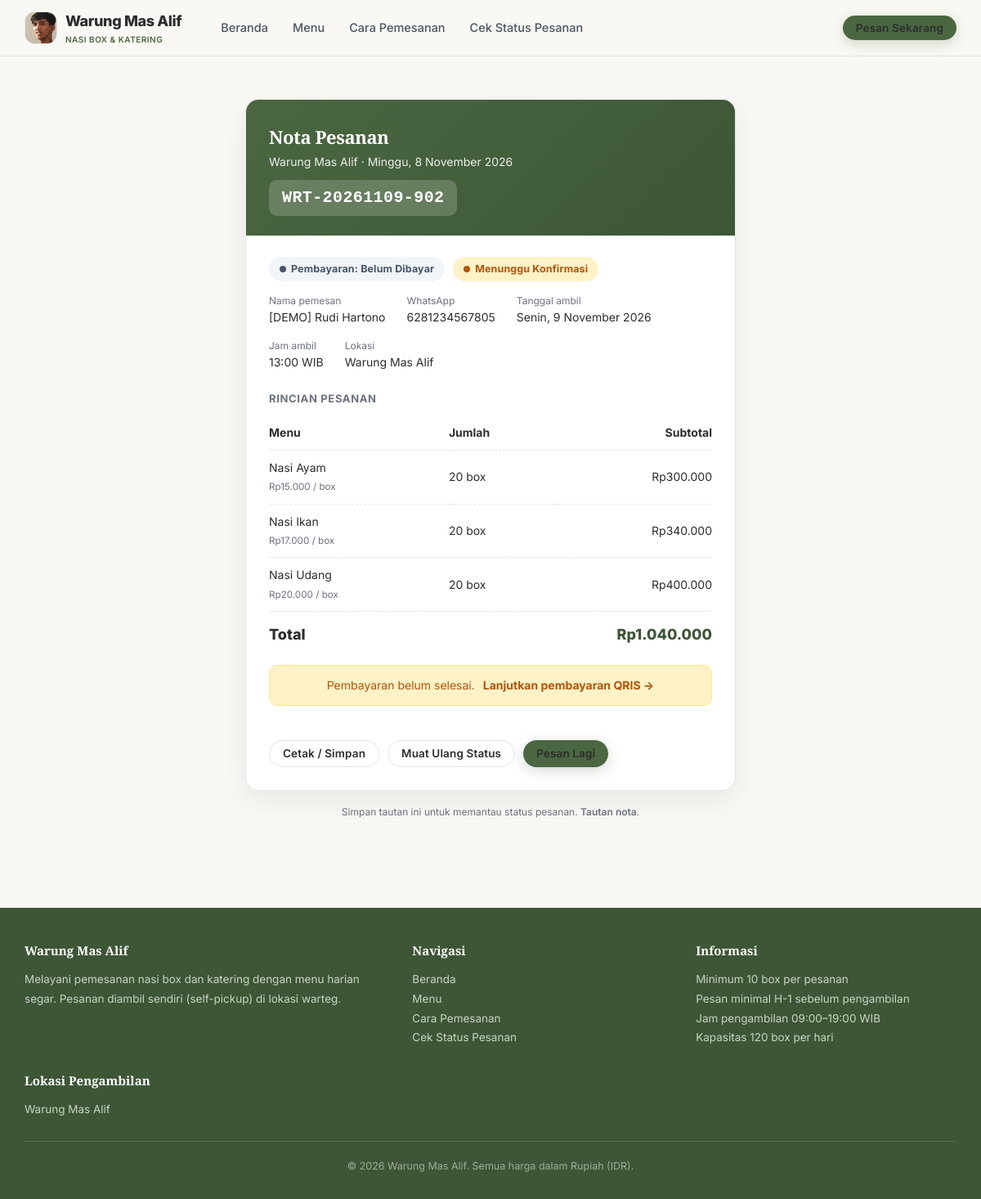
Page /warteg/warteg/nota.php?kode=WRT-20261109-902 on the committed database.
### tables this page shows
CREATE TABLE IF NOT EXISTS pesanan (
  id              INT UNSIGNED NOT NULL AUTO_INCREMENT,
  kode            VARCHAR(30)  NOT NULL,
  nama_pelanggan  VARCHAR(100) NOT NULL,
  no_wa           VARCHAR(20)  NOT NULL COMMENT 'format internasional, mis. 6281234567890',
  tanggal_ambil   DATE         NOT NULL,
  jam_ambil       TIME         NOT NULL,
  total_box       INT UNSIGNED NOT NULL,
  total_harga     BIGINT UNSIGNED NOT NULL,
  status          ENUM('Menunggu Konfirmasi','Sedang Dimasak','Siap Diambil')
                  NOT NULL DEFAULT 'Menunggu Konfirmasi',
  dibuat_pada     TIMESTAMP    NOT NULL DEFAULT CURRENT_TIMESTAMP,
  PRIMARY KEY (id),
  UNIQUE KEY uq_pesanan_kode (kode),
  KEY idx_pesanan_tanggal_status (tanggal_ambil, status),
  KEY idx_pesanan_nama (nama_pelanggan),
  CONSTRAINT ck_pesanan_box CHECK (total_box > 0)
);

CREATE TABLE IF NOT EXISTS detail_pesanan (
  id           INT UNSIGNED NOT NULL AUTO_INCREMENT,
  pesanan_id   INT UNSIGNED NOT NULL,
  menu_id      INT UNSIGNED NOT NULL,
  jumlah       INT UNSIGNED NOT NULL,
  harga_satuan INT UNSIGNED NOT NULL,
  subtotal     BIGINT UNSIGNED NOT NULL,
  PRIMARY KEY (id),
  UNIQUE KEY uq_detail_pesanan_menu (pesanan_id, menu_id),
  KEY idx_detail_menu (menu_id),
  CONSTRAINT fk_detail_pesanan FOREIGN KEY (pesanan_id) REFERENCES pesanan(id)
    ON UPDATE CASCADE ON DELETE CASCADE,
  CONSTRAINT fk_detail_menu FOREIGN KEY (menu_id) REFERENCES menu(id)
    ON UPDATE CASCADE ON DELETE RESTRICT,
  CONSTRAINT ck_detail_jumlah CHECK (jumlah > 0)
);

CREATE TABLE IF NOT EXISTS menu (
  id        INT UNSIGNED NOT NULL AUTO_INCREMENT,
  nama      VARCHAR(100) NOT NULL,
  kategori  ENUM('nasi','lauk','sayur', 'paket a', 'paket b', 'paket c') NOT NULL DEFAULT 'nasi',
  harga     INT UNSIGNED NOT NULL,
  foto      VARCHAR(255) NULL COMMENT 'nama file di folder uploads/menu/',
  aktif     TINYINT(1)   NOT NULL DEFAULT 1,
  PRIMARY KEY (id),
  UNIQUE KEY uq_menu_nama (nama)
);

### warteg/warteg/includes/pembayaran_service.php (called while the page is built, shortened)
<?php
function status_bayar_label(string $s, string $bhs = 'id'): string {
    $peta = [
        BAYAR_BELUM                => ['Belum Dibayar', 'Unpaid'],
        BAYAR_MENUNGGU             => ['Menunggu Pembayaran', 'Awaiting Payment'],
        BAYAR_MENUNGGU_VERIFIKASI  => ['Menunggu Verifikasi', 'Awaiting Verification'],
        BAYAR_BERHASIL             => ['Lunas', 'Paid'],
        BAYAR_DITOLAK              => ['Ditolak', 'Rejected'],
        BAYAR_GAGAL                => ['Gagal', 'Failed'],
        BAYAR_KEDALUWARSA          => ['Kedaluwarsa', 'Expired'],
        BAYAR_BATAL                => ['Dibatalkan', 'Cancelled'],
    ];
    return ($peta[$s] ?? ['Menunggu Pembayaran', 'Awaiting Payment'])[$bhs === 'en' ? 1 : 0];
}
function kelas_status_bayar(string $s): string {
    return [
        BAYAR_BELUM                => 'bayar-abu',
        BAYAR_MENUNGGU             => 'bayar-kuning',
        BAYAR_MENUNGGU_VERIFIKASI  => 'bayar-oranye',
        BAYAR_BERHASIL             => 'bayar-hijau',
        BAYAR_DITOLAK              => 'bayar-merah',
        BAYAR_GAGAL                => 'bayar-merah',
        BAYAR_KEDALUWARSA          => 'bayar-abu',
        BAYAR_BATAL                => 'bayar-abu',
    ][$s] ?? 'bayar-abu';
}

### warteg/warteg/nota.php (the view, shortened to what this page needs)
<?php
require_once __DIR__ . '/includes/bootstrap.php';
$kode  = trim((string)($_GET['kode'] ?? ''));
$token = trim((string)($_GET['t'] ?? ''));
$pesanan = null;
$detail = [];
$galat = '';
if ($kode === '') {
    $galat = 'Kode pesanan tidak diberikan.';
} else {
    $pesanan = db_row($kon, 'SELECT * FROM pesanan WHERE kode = ?', [$kode]);
    if (!$pesanan) {
        $galat = 'Pesanan tidak ditemukan.';
    } elseif (!empty($pesanan['token_nota']) && !hash_equals((string)$pesanan['token_nota'], $token)) {
        $galat = 'Tautan tidak valid. Gunakan tautan dari notifikasi pesanan Anda.';
        $pesanan = null;
    } else {
        $detail = db_all($kon, 'SELECT d.jumlah, d.harga_satuan, d.subtotal, m.nama FROM detail_pesanan d
            JOIN menu m ON m.id = d.menu_id WHERE d.pesanan_id = ? ORDER BY m.nama', [(int)$pesanan['id']]);
    }
}
require __DIR__ . '/includes/cust_atas.php';
?>
<section class="seksi">
    <div class="wadah" style="max-width:640px">
        <?php if ($galat !== ''): ?>
            <div class="panel-putih">
                <div class="alert alert-galat"><?= e($galat) ?></div>
                <p class="bantuan">Bila Anda pelanggan, buka tautan nota yang diberikan saat selesai memesan, atau hubungi admin.</p>
                <a href="<?= e(url('cek_status.php')) ?>" class="btn btn-garis">Cek Status Pesanan</a>
            </div>
        <?php else:
            $status_bayar = (string)($pesanan['status_bayar'] ?? BAYAR_BELUM);
            $url_pembayaran = url('pembayaran.php?kode=' . rawurlencode($pesanan['kode']) . '&t=' . rawurlencode((string)$pesanan['token_nota']));
            $url_nota = url('nota.php?kode=' . rawurlencode($pesanan['kode']) . '&t=' . rawurlencode((string)$pesanan['token_nota']));
        ?>
        <div class="nota-kartu">
            <div class="nota-atas">
                <h1>Nota Pesanan</h1>
                <p style="opacity:.9;font-size:14px"><?= e(NAMA_WARTEG) ?> &middot; <?= e(tanggal_id(date('Y-m-d'))) ?></p>
                <div class="kode"><?= e($pesanan['kode']) ?></div>
            </div>
            <div class="nota-isi">
                <div class="nota-seksi">
                    <div style="display:flex;gap:10px;flex-wrap:wrap;align-items:center;margin-bottom:14px">
                        <span class="badge <?= e(kelas_status_bayar($status_bayar)) ?>">Pembayaran: <?= e(status_bayar_label($status_bayar)) ?></span>
                        <?= badge_status((string)$pesanan['status']) ?>
                    </div>
                    <div class="nota-info">
                        <div class="item"><div class="label">Nama pemesan</div><div><?= e($pesanan['nama_pelanggan']) ?></div></div>
                        <div class="item"><div class="label">WhatsApp</div><div><?= e($pesanan['no_wa']) ?></div></div>
                        <div class="item"><div class="label">Tanggal ambil</div><div><?= e(tanggal_id((string)$pesanan['tanggal_ambil'])) ?></div></div>
                        <div class="item"><div class="label">Jam ambil</div><div><?= e(jam_pendek((string)$pesanan['jam_ambil'])) ?> WIB</div></div>
                        <div class="item"><div class="label">Lokasi</div><div><?= e(LOKASI_AMBIL) ?></div></div>
                    </div>
                </div>
                <div class="nota-seksi">
                    <h3>Rincian Pesanan</h3>
                    <table class="nota-rincian-tabel">
                        <thead><tr><th>Menu</th><th>Jumlah</th><th>Subtotal</th></tr></thead>
                        <tbody>
                        <?php foreach ($detail as $d): ?>
                            <tr>
                                <td><?= e($d['nama']) ?><br><small style="color:var(--c-redup)"><?= e(rupiah($d['harga_satuan'])) ?> / box</small></td>
                                <td><?= (int)$d['jumlah'] ?> box</td>
                                <td><?= e(rupiah($d['subtotal'])) ?></td>
                            </tr>
                        <?php endforeach; ?>
                        </tbody>
                    </table>
                    <div class="nota-total"><span>Total</span><span class="nilai"><?= e(rupiah((int)$pesanan['total_harga'])) ?></span></div>
                </div>
                <?php if ($status_bayar === BAYAR_BERHASIL): ?>
                    <div class="alert alert-sukses" style="justify-content:center">✓ Pembayaran LUNAS dan sudah terverifikasi.</div>
                    <div style="text-align:center;margin-top:10px">
                        <a href="<?= e(url('invoice.php?kode=' . rawurlencode($pesanan['kode']) . '&t=' . rawurlencode((string)$pesanan['token_nota']))) ?>" class="btn btn-primer btn-kecil">Lihat Invoice LUNAS</a>
                    </div>
                <?php elseif ($status_bayar === BAYAR_MENUNGGU_VERIFIKASI): ?>
                    <div class="alert alert-peringatan" style="justify-content:center">
                        Bukti pembayaran sedang menunggu verifikasi admin.
                    </div>
                <?php elseif (in_array($status_bayar, [BAYAR_BELUM, BAYAR_MENUNGGU], true)): ?>
                    <div class="alert alert-peringatan" style="justify-content:center">
                        Pembayaran belum selesai. <a href="<?= e($url_pembayaran) ?>"><strong>Lanjutkan pembayaran QRIS &rarr;</strong></a>
                    </div>
                <?php elseif ($status_bayar === BAYAR_KEDALUWARSA || $status_bayar === BAYAR_GAGAL || $status_bayar === BAYAR_BATAL): ?>
                    <div class="alert alert-galat" style="justify-content:center">Pembayaran <?= e(strtolower(status_bayar_label($status_bayar))) ?>. Hubungi admin bila perlu.</div>
                <?php endif; ?>
            </div>
            <div class="nota-aksi">
                <button type="button" class="btn btn-garis btn-kecil" onclick="window.print()">Cetak / Simpan</button>
                <a href="<?= e($url_nota) ?>" class="btn btn-garis btn-kecil">Muat Ulang Status</a>
                <a href="<?= e(url('index.php')) ?>" class="btn btn-primer btn-kecil">Pesan Lagi</a>
            </div>
        </div>
        <p class="bantuan" style="text-align:center;margin-top:16px">Simpan tautan ini untuk memantau status pesanan. <a href="<?= e($url_nota) ?>" style="color:var(--c-oranye-tua);font-weight:600">Tautan nota</a>.</p>
        <?php endif; ?>
    </div>
</section>
<?php require __DIR__ . '/includes/cust_bawah.php';

### warteg/warteg/includes/helpers.php (shortened to what this page needs)
<?php
function e($s): string { return htmlspecialchars((string)$s, ENT_QUOTES | ENT_SUBSTITUTE, 'UTF-8'); }
function rupiah($n): string { return 'Rp' . number_format((int)$n, 0, ',', '.'); }
function tanggal_id(string $t, bool $dgn_hari = true): string {
    $hari  = ['Minggu','Senin','Selasa','Rabu','Kamis','Jumat','Sabtu'];
    $bulan = ['', 'Januari','Februari','Maret','April','Mei','Juni','Juli','Agustus','September','Oktober','November','Desember'];
    $d = new DateTime($t);
    $s = $d->format('j') . ' ' . $bulan[(int)$d->format('n')] . ' ' . $d->format('Y');
    return $dgn_hari ? $hari[(int)$d->format('w')] . ', ' . $s : $s;
}
function jam_pendek(string $j): string { return substr($j, 0, 5); }
function badge_status(string $s): string {
    $kelas = [STATUS_MENUNGGU => 'badge-menunggu', STATUS_MASAK => 'badge-masak', STATUS_SIAP => 'badge-siap'][$s] ?? 'badge-menunggu';
    return '<span class="badge ' . $kelas . '">' . e($s) . '</span>';
}
function url(string $path): string { return BASE_URL . '/' . ltrim($path, '/'); }
function db_stmt(mysqli $kon, string $sql, array $p = []): mysqli_stmt {
    $st = $kon->prepare($sql);
    if ($p) {
        $tipe = '';
        foreach ($p as $v) $tipe .= is_int($v) ? 'i' : 's';
        $st->bind_param($tipe, ...$p);
    }
    $st->execute();
    return $st;
}
function db_all(mysqli $kon, string $sql, array $p = []): array {
    $st = db_stmt($kon, $sql, $p);
    $r = $st->get_result()->fetch_all(MYSQLI_ASSOC);
    return $r;
}
function db_row(mysqli $kon, string $sql, array $p = []): ?array { return db_all($kon, $sql, $p)[0] ?? null; }

### warteg/warteg/assets/css/customer.css (style rules this page uses)
:root { --c-primer: #4A6741; --c-primer-tua: #3D5636; --c-primer-bg: #EEF2EC; --c-emas: #B8860B; --c-emas-bg: #FBF5E6; --c-teks: #2D2D2D; --c-redup: #6B7280; --c-garis: #E8E4DF; --c-bg: #FAF8F5; --c-kartu: #F5F0EB; --c-putih: #FFFFFF; --c-hijau: #15803d; --c-hijau-bg: #dcfce7; --c-kuning: #b45309; --c-kuning-bg: #fef3c7; --c-merah: #b91c1c; --c-merah-bg: #fee2e2; --c-radius: 16px; --c-radius-kecil: 10px; --c-bayang: 0 1px 4px rgba(0, 0, 0, .04), 0 1px 2px rgba(0, 0, 0, .03); --c-bayang-besar: 0 12px 36px rgba(0, 0, 0, .07); --c-lebar: 1180px; --font-serif: "Playfair Display", Georgia, "Times New Roman", serif; --font-sans: "Inter", -apple-system, BlinkMacSystemFont, "Segoe UI", Roboto, sans-serif; }
* { margin: 0; padding: 0; box-sizing: border-box; }
html { scroll-behavior: smooth; }
body.cust { font-family: var(--font-sans); background: var(--c-bg); color: var(--c-teks); line-height: 1.6; min-height: 100vh; -webkit-font-smoothing: antialiased; -moz-osx-font-smoothing: grayscale; }
.cust a { color: inherit; text-decoration: none; }
.wadah { width: 100%; max-width: var(--c-lebar); margin: 0 auto; padding: 0 20px; }
.cust h1, .cust h2, .cust h3 { letter-spacing: -.02em; }
.btn { display: inline-flex; align-items: center; justify-content: center; gap: 8px; border: 0; border-radius: 999px; font-weight: 600; font-size: 15px; cursor: pointer; padding: 12px 24px; transition: all .2s ease; font-family: inherit; line-height: 1.1; letter-spacing: .01em; }
.btn-primer { background: var(--c-primer); color: #fff; box-shadow: 0 4px 16px rgba(74, 103, 65, .25); }
.btn-garis { background: var(--c-putih); color: var(--c-teks); border: 1.5px solid var(--c-garis); }
.btn-kecil { padding: 8px 16px; font-size: 13.5px; }
.seksi { padding: 52px 0; }
.bantuan { font-size: 12px; color: var(--c-redup); margin-top: 5px; }
.alert { border-radius: var(--c-radius-kecil); padding: 13px 16px; font-size: 14px; margin-bottom: 16px; display: flex; gap: 10px; align-items: flex-start; border: 1px solid transparent; }
.alert-peringatan { background: var(--c-kuning-bg); color: var(--c-kuning); border-color: #FDE68A; }
.badge { display: inline-flex; align-items: center; gap: 6px; font-size: 12.5px; font-weight: 700; padding: 5px 13px; border-radius: 999px; letter-spacing: .01em; }
.badge::before { content: ""; width: 8px; height: 8px; border-radius: 999px; background: currentColor; }
.badge-menunggu { background: var(--c-kuning-bg); color: var(--c-kuning); }
.bayar-abu { background: #F1F5F9; color: #475569; }
.nota-kartu { max-width: 620px; margin: 0 auto; background: var(--c-putih); border: 1px solid var(--c-garis); border-radius: var(--c-radius); box-shadow: var(--c-bayang-besar); overflow: hidden; }
.nota-atas { background: linear-gradient(135deg, var(--c-primer), var(--c-primer-tua)); color: #fff; padding: 28px 28px 24px; }
.nota-atas h1 { font-size: 22px; margin-bottom: 2px; font-family: var(--font-serif); }
.nota-atas .kode { font-family: ui-monospace, monospace; font-size: 20px; font-weight: 800; letter-spacing: .02em; margin-top: 10px; display: inline-block; background: rgba(255,255,255,.18); padding: 6px 16px; border-radius: 10px; }
.nota-isi { padding: 26px 28px; }
.nota-seksi { margin-bottom: 22px; }
.nota-seksi h3 { font-size: 13px; text-transform: uppercase; letter-spacing: .05em; color: var(--c-redup); margin-bottom: 10px; font-weight: 700; }
.nota-rincian-tabel { width: 100%; border-collapse: collapse; font-size: 14px; }
.nota-rincian-tabel th, .nota-rincian-tabel td { padding: 10px 0; border-bottom: 1px dashed var(--c-garis); text-align: left; }
.nota-rincian-tabel th:last-child, .nota-rincian-tabel td:last-child { text-align: right; }
.nota-total { display: flex; justify-content: space-between; font-size: 18px; font-weight: 800; padding-top: 14px; }
.nota-total .nilai { color: var(--c-primer-tua); }
.nota-info { display: flex; flex-wrap: wrap; gap: 14px 26px; font-size: 14px; }
.nota-info .item .label { font-size: 12px; color: var(--c-redup); }
.nota-aksi { display: flex; gap: 10px; flex-wrap: wrap; padding: 0 28px 28px; }

### rows in the picture
pesanan: kode "WRT-20261109-902", status "Menunggu Konfirmasi", nama_pelanggan "[DEMO] Rudi Hartono", no_wa "6281234567805", tanggal_ambil "Senin, 9 November 2026", jam_ambil "13:00", total_harga "Rp1.040.000"
detail_pesanan: menu.nama "Nasi Ayam", harga_satuan "Rp15.000", jumlah "20", subtotal "Rp300.000"
detail_pesanan: menu.nama "Nasi Ikan", harga_satuan "Rp17.000", jumlah "20", subtotal "Rp340.000"
detail_pesanan: menu.nama "Nasi Udang", harga_satuan "Rp20.000", jumlah "20", subtotal "Rp400.000"

### other values in the picture
NAMA_WARTEG "Warung Mas Alif"
status_bayar_label($status_bayar) "Belum Dibayar"
LOKASI_AMBIL "Warung Mas Alif"
MINIMAL_BOX "10"
MINIMAL_H_MINUS "1"
JAM_BUKA "09:00"
JAM_TUTUP "19:00"
KAPASITAS_HARIAN "120"
